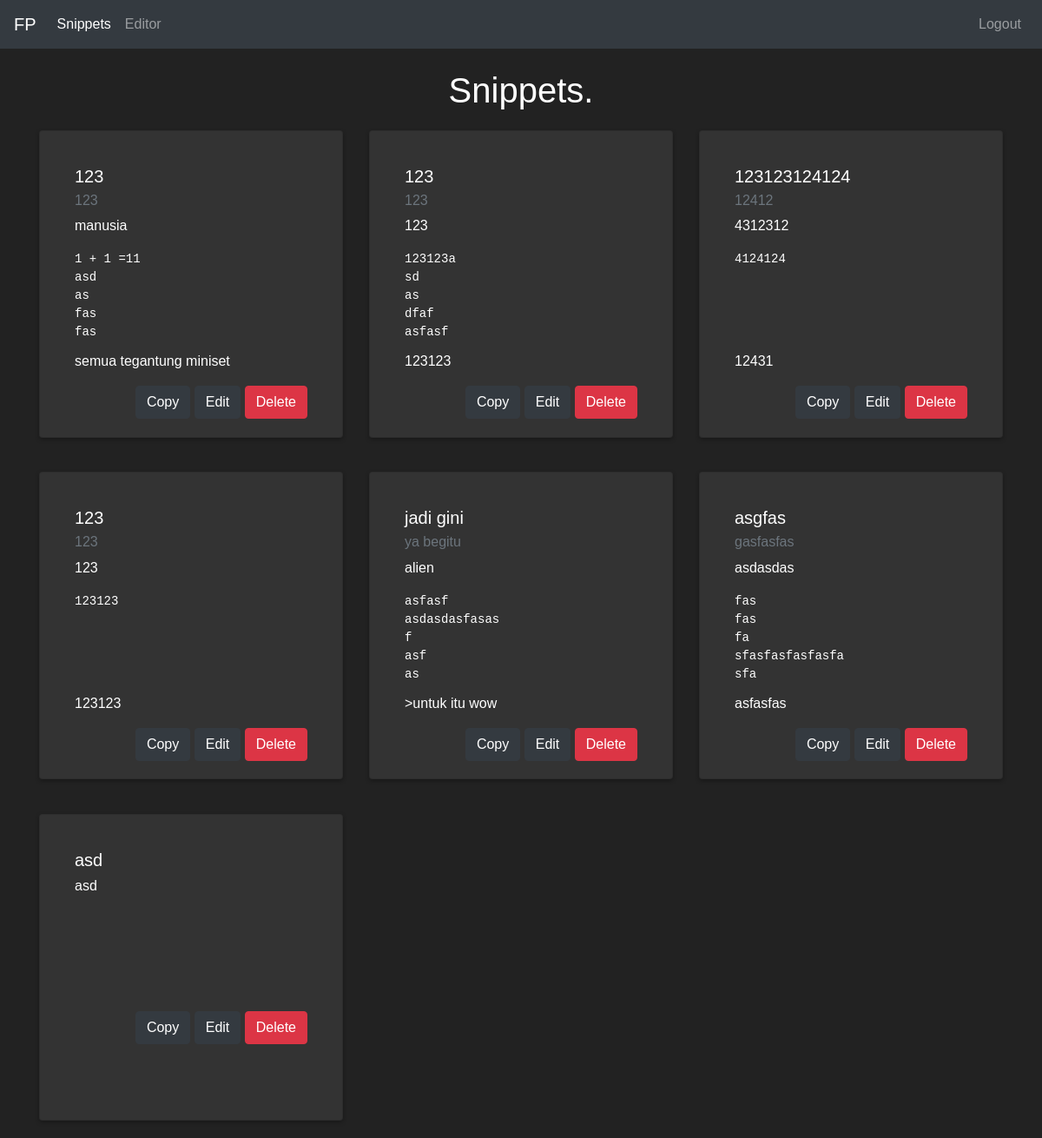
Page /snippets (signed in) on the earlier database version.
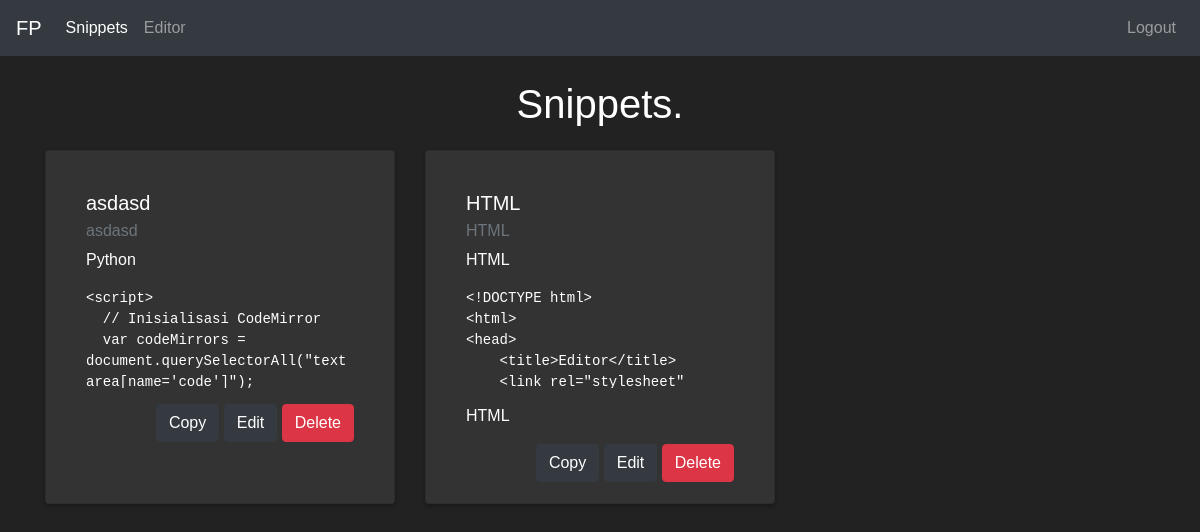
Same page on the later database version.
### app.py (models this page shows)
class Snippet(db.Model):
    id = db.Column(db.Integer, primary_key=True)
    title = db.Column(db.String(100), nullable=False)
    description = db.Column(db.String(200))
    language = db.Column(db.String(50), nullable=False)
    code = db.Column(db.Text, nullable=False)
    documentation = db.Column(db.Text)
    user_id = db.Column(db.Integer, db.ForeignKey('user.id'), nullable=False)

### app.py (the view, shortened to what this page needs)
@app.route('/snippets', methods=['GET', 'POST'])
@login_required
def snippets():
    snippets = Snippet.query.filter_by(user_id=current_user.id).all()
    return render_template('snippets.html', snippets=snippets)

### app.py (called while the page is built)
@login_manager.user_loader
def load_user(user_id):
    return User.query.get(int(user_id))

### templates/snippets.html (shortened to what this page needs)
<!DOCTYPE html>
<html>
<head>
    <link rel="stylesheet" href="https://maxcdn.bootstrapcdn.com/bootstrap/4.5.2/css/bootstrap.min.css">
    <link rel="stylesheet" href="/static/style-snippet.css">
</head>
<body>
    <nav class="navbar navbar-expand-lg navbar-dark bg-dark">
        <a class="navbar-brand" href="#">FP</a>
        <div class="collapse navbar-collapse" id="navbarNav">
            <ul class="navbar-nav">
                <li class="nav-item active">
                    <a class="nav-link" href="#">Snippets</a>
                </li>
                <li class="nav-item">
                    <a class="nav-link" href="/editor">Editor</a>
                </li>
            </ul>
            <ul class="navbar-nav ml-auto">
                <li class="nav-item">
                    <a class="nav-link" href="/logout">Logout</a>
                </li>
            </ul>
        </div>
    </nav>
    <div class="container mt-4">
        <center>
        <h1>Snippets.</h1>
        </center>
        <div class="row">
            {% for snippet in snippets %}
                <div class="col-md-4">
                    <div class="card">
                        <div class="card-body">
                            <h5 class="card-title">{{ snippet.title }}</h5>
                            <h6 class="card-subtitle mb-2 text-muted">{{ snippet.description }}</h6>
                            <p class="card-text">{{ snippet.language }}</p>
                            <pre><code>{{ snippet.code }}</code></pre>
                            <p class="card-text">{{ snippet.documentation }}</p>
                            <div class="buttton"><a href="#" class="btn btn-dark btn-copy" data-code="{{ snippet.code }}">Copy</a>
                                <a href="/edit/{{ snippet.id }}" class="btn btn-dark">Edit</a>
                                <a href="/delete/{{ snippet.id }}" class="btn btn-danger">Delete</a>
                            </div>
                        </div>
                    </div>
                </div>
            {% endfor %}
        </div>
</body>
</html>

Differences in the rows shown:
removed Snippet: title "123", description "123", language "manusia", code "1 + 1 =11 asd as fas fas…", documentation "semua tegantung miniset"
removed Snippet: title "123", description "123", language "123", code "123123a sd as dfaf asfasf", documentation "123123"
removed Snippet: title "123123124124", description "12412", language "4312312", code "4124124", documentation "12431"
removed Snippet: title "123", description "123", language "123", code "123123", documentation "123123"
removed Snippet: title "jadi gini", description "ya begitu", language "alien", code "asfasf asdasdasfasas f asf as…", documentation ">untuk itu wow"
removed Snippet: title "asgfas", description "gasfasfas", language "asdasdas", code "fas fas fa sfasfasfasfasfa sfa…", documentation "asfasfas"
removed Snippet: title "asd", language "asd"
added Snippet: title "asdasd", description "asdasd", language "Python", code "<script> // Inisialisasi CodeMirror var codeMirrors = document.querySelectorAll(\"textarea[name='code']\");…"
added Snippet: title "HTML", description "HTML", language "HTML", code "<!DOCTYPE html> <html> <head> <title>Editor</title> <link rel=\"stylesheet\"…", documentation "HTML"
